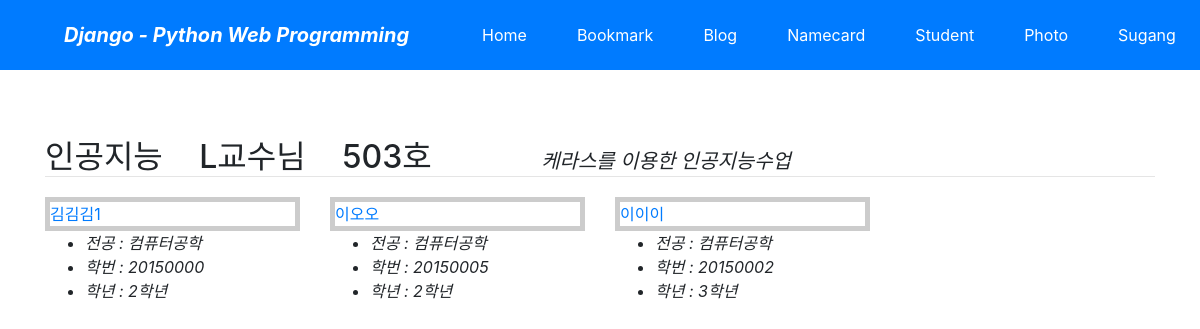
Page /sugang/subject/3/ on the committed database.
### sugang/models.py (models this page shows, shortened)
class Subject(models.Model): # 수강 과목 테이블 정의
    name = models.CharField('NAME', max_length=30) #과목명
    professor = models.CharField('PROFESSOR', max_length=30)  # 교수이름
    place = models.CharField('PLACE', max_length=30) #강의실
    description = models.CharField('One Line Description', max_length=100, blank=True) # 과목설명
    owner = models.ForeignKey('auth.User', on_delete=models.CASCADE, verbose_name='OWNER', blank=True,
                              null=True)  # edit위해 추가
    class Meta:
        ordering = ('id','name',)

class Student(models.Model): # 학생 테이블 정의
    subject = models.ForeignKey(Subject, on_delete=models.CASCADE) #수강 과목 외래키
    title = models.CharField('TITLE', max_length=30) # 이름
    number = models.CharField('NUMBER', max_length=50, blank=False)  # 학번
    major = models.CharField('MAJOR',max_length=50,blank=False) #전공
    grade = models.CharField('GRADE', max_length=50, blank=True,null=True)  # 학년
    owner = models.ForeignKey('auth.User', on_delete=models.CASCADE, verbose_name='OWNER', blank=True,
                              null=True)  # contents edit위해 추가
    class Meta:
        ordering = ('title','number','major')
    def get_absolute_url(self):
        return reverse('sugang:student_detail', args=(self.id,))

### sugang/views.py (the view)
# urls.py: path('subject/<int:pk>/', views.SubjectDV.as_view(),name='subject_detail'),
class SubjectDV(DetailView): # 수강과목 디테일 뷰
    model = Subject

### sugang/templates/sugang/subject_detail.html (shortened to what this page needs)
{% extends "base.html" %}
{% block content %}
    <div class="mt-5">
        <span class="h2">{{ object.name }}&emsp;</span>
        <span class="h2">{{ object.professor }}&emsp;</span>
        <span class="h2">{{ object.place }}&emsp;</span>
        <span class="h2">{{ object.start }}&emsp;</span>
        <span class="h2">{{ object.end }}&emsp;</span>
        <span class="h5 font-italic">{{ object.description }}</span>
    </div>
    <hr style="margin: 0 0 20px 0;">
    <div class="row">
            {% for student in object.student_set.all %}
            <div class="col-md-3 mb-5">
                <div class="thumbnail">
                    <a href="{{ student.get_absolute_url }}">
                        {{student.title}}
                    </a>
                </div>
                <ul>
                    <li class="font-italic">전공 : {{ student.major }}</li>
                    <li class="font-italic">학번 : {{ student.number }}</li>
                    <li class="font-italic">학년 : {{ student.grade }}</li>
                </ul>
            </div>
            {% endfor %}
    </div>
{% endblock %}

### sugang/templates/sugang/subject_detail.html (style rules this page uses)
.thumbnail { border: 5px solid #ccc; }

### rows in the picture
Subject: name "인공지능", professor "L교수님", place "503호", description "케라스를 이용한 인공지능수업"
Student: title "김김김1", major "컴퓨터공학", number "20150000", grade "2학년"
Student: title "이오오", major "컴퓨터공학", number "20150005", grade "2학년"
Student: title "이이이", major "컴퓨터공학", number "20150002", grade "3학년"
